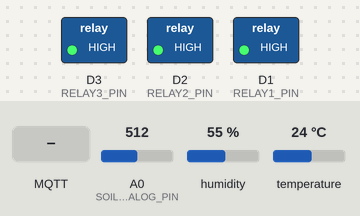
Bench run of a sketch on a simulated ESP8266 (NodeMCU). Parts: switched loads named in the sketch (green lamp = pin HIGH). Inputs (shaded band) come from the test bench; at power-on: A0 (SOIL_ANALOG_PIN) = 512, humidity 55 %, temperature 24 °C. WiFi joins after 1.5 s; servers stay silent unless stated; no MQTT or app messages arrive unless stated; pins used as bus, display or sensor lines are not drawn; what the sketch prints to the serial monitor is not drawn.

Above: at 2.7 s.
2.8 s: A0 (SOIL_ANALOG_PIN) set to 583
11.6 s: A0 (SOIL_ANALOG_PIN) set to 618
At 20.7 s:
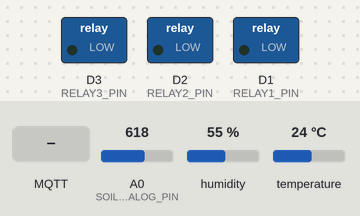
25.6 s: MQTT message "stop" arrives on the first subscribed topic
36.6 s: MQTT message "irrigate" arrives on the first subscribed topic
41.6 s: A0 (SOIL_ANALOG_PIN) set to 590
46.6 s: A0 (SOIL_ANALOG_PIN) set to 610
At 55.7 s:
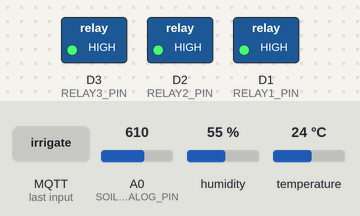
Timing chart, 0 to 61.6 s (numbered marks = the images above; inputs shaded):
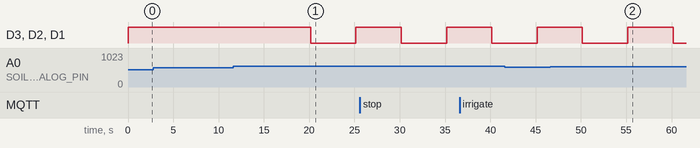

Measured:
- the behaviour switches between 600 and 601 on A0 (SOIL_ANALOG_PIN) (found by bisection; images 0 and 1)
- after the input at 2.8 s, every drawn part: stays the same
- after the input at 11.6 s, D3 (RELAY3_PIN), D2 (RELAY2_PIN), D1 (RELAY1_PIN): HIGH → LOW after 8.6 s, → HIGH 5.0 s later
- after the input at 46.6 s, D3 (RELAY3_PIN), D2 (RELAY2_PIN), D1 (RELAY1_PIN): HIGH → LOW after 3.6 s, → HIGH 5.0 s later, → LOW 5.0 s later

The sketch:

greenhouse_firmware.ino
```cpp
/*
  ==========================================================
  Smart Greenhouse Firmware - Phase 2 (Hardware Test)
  ==========================================================

  This code:
  - Reads a DHT22 and three soil moisture sensors
  - Sends a JSON message to MQTT every 10 seconds (READ_INTERVAL_MS)
  - Receives manual irrigation commands through MQTT (subscribe)
  - Includes a simple temporary irrigation strategy (hardcoded for now, moved to backend later)

  Required libraries (install through Arduino IDE Library Manager):
  - ESP8266WiFi      (included with the ESP8266 board package)
  - PubSubClient      (by Nick O'Leary)
  - DHT sensor library (by Adafruit) + Adafruit Unified Sensor (its dependency)
  - ArduinoJson      (by Benoit Blanchon) - version 6.x or 7.x

  Arduino IDE settings for this board:
  - Board: "NodeMCU 1.0 (ESP-12E Module)"
  - Upload Speed: 115200
  - CPU Frequency: 80 MHz
  - Flash Size: 4MB (the default is usually enough)
  - Serial monitor baud rate: 115200 (must match the Serial.begin value below)
*/

#include <ESP8266WiFi.h>
#include <PubSubClient.h>
#include <DHT.h>
#include <ArduinoJson.h>

// Wifi and MQTT settings
const char* WIFI_SSID = "KaftarKakolBesarWIFI";
const char* WIFI_PASSWORD = "1ka38aliw4.eyni";
const char* MQTT_SERVER = "192.168.1.3";  // IP address of the computer running Mosquitto
const int MQTT_PORT = 1883;
const char* MQTT_TOPIC_PUBLISH = "plant/data";
const char* MQTT_TOPIC_SUBSCRIBE = "plant/command";
const char* NODE_NAME = "greenhouse_1";

// Hardware pins
#define DHT_PIN D4
#define DHT_TYPE DHT22

#define SOIL1_VCC_PIN D5
#define SOIL2_VCC_PIN D6
#define SOIL3_VCC_PIN D7
#define SOIL_ANALOG_PIN A0

#define RELAY1_PIN D1  // Plant 1 pump
#define RELAY2_PIN D2  // Plant 2 pump
#define RELAY3_PIN D3  // Plant 3 pump

// HIGH/LOW throughout the code, we define these constants so the meaning stays clear.
#define RELAY_ON LOW
#define RELAY_OFF HIGH

// timing
// Using a constant makes it easy to change to 60000 (one minute) later
const unsigned long READ_INTERVAL_MS = 10000;

// Temporary irrigation thresholds (simple and hardcoded for now, moved to backend later) ----------
// Note: these are raw ADC values, not percentages, because real calibration lives in the backend
const int SOIL_DRY_THRESHOLD = 600;  // If the raw value is above this, the soil is very dry
const unsigned long PUMP_ON_DURATION_MS = 5000;  // How long the pump stays on during each automatic watering cycle


DHT dht(DHT_PIN, DHT_TYPE);
WiFiClient espClient;
PubSubClient mqttClient(espClient);

unsigned long lastReadTime = 0;

// Independent pump control (when each pump should turn off, if it is on)
unsigned long pumpOffTime[3] = {0, 0, 0};
const int relayPins[3] = {RELAY1_PIN, RELAY2_PIN, RELAY3_PIN};


// Connect to Wi-Fi
void connectWiFi() {
  Serial.print("Connecting to WiFi");
  WiFi.begin(WIFI_SSID, WIFI_PASSWORD);
  while (WiFi.status() != WL_CONNECTED) {
    delay(500);
    Serial.print(".");
  }
  Serial.println();
  Serial.print("WiFi connected, IP address: ");
  Serial.println(WiFi.localIP());
}


// Read one soil moisture sensor in the correct order:
// 1. Turn on that sensor's VCC
// 2. Wait briefly for the sensor to stabilize
// 3. Read the analog value
// 4. Turn off VCC so the next sensor can be read without interference
int readSoilSensor(int vccPin) {
  digitalWrite(vccPin, HIGH);
  delay(50);  // زمان لازم برای پایدار شدن خروجی سنسور بعد از روشن شدن
  int rawValue = analogRead(SOIL_ANALOG_PIN);
  digitalWrite(vccPin, LOW);
  return rawValue;
}


// Independent pump control - turn on for a fixed duration
void turnOnPump(int pumpIndex) {
  if (pumpIndex < 0 || pumpIndex > 2) return;
  digitalWrite(relayPins[pumpIndex], RELAY_ON);
  pumpOffTime[pumpIndex] = millis() + PUMP_ON_DURATION_MS;
  Serial.print("Pump ");
  Serial.print(pumpIndex + 1);
  Serial.println(" turned ON");
}

void turnOffPump(int pumpIndex) {
  if (pumpIndex < 0 || pumpIndex > 2) return;
  digitalWrite(relayPins[pumpIndex], RELAY_OFF);
  pumpOffTime[pumpIndex] = 0;
  Serial.print("Pump ");
  Serial.print(pumpIndex + 1);
  Serial.println(" turned OFF");
}

// This function should be called on every loop cycle so pumps whose
// runtime has expired are turned off without using a long delay
void checkPumpTimers() {
  unsigned long now = millis();
  for (int i = 0; i < 3; i++) {
    if (pumpOffTime[i] != 0 && now >= pumpOffTime[i]) {
      turnOffPump(i);
    }
  }
}


// Temporary automatic irrigation logic (simple, hardcoded)
// TODO: this logic should later move to the backend (per the phase 1 decision)
void checkAutoIrrigation(int soilRaw, int pumpIndex) {
  // If the raw value is above the threshold, the soil is dry
  // (capacitive moisture sensor raw signals usually increase as the soil gets drier)
  if (soilRaw > SOIL_DRY_THRESHOLD && pumpOffTime[pumpIndex] == 0) {
    turnOnPump(pumpIndex);
  }
}


// Build and publish a JSON message with data for all three plants
void publishSensorData(int soil1, int soil2, int soil3, float temp, float humidity) {
  StaticJsonDocument<256> doc;

  doc["node"] = NODE_NAME;

  JsonArray readings = doc.createNestedArray("readings");

  JsonObject r1 = readings.createNestedObject();
  r1["plant_id"] = 1;
  r1["soil_raw"] = soil1;

  JsonObject r2 = readings.createNestedObject();
  r2["plant_id"] = 2;
  r2["soil_raw"] = soil2;

  JsonObject r3 = readings.createNestedObject();
  r3["plant_id"] = 3;
  r3["soil_raw"] = soil3;

  doc["air_temp"] = temp;
  doc["air_humidity"] = humidity;

  char buffer[256];
  size_t len = serializeJson(doc, buffer);

  Serial.print("Publishing: ");
  Serial.println(buffer);

  mqttClient.publish(MQTT_TOPIC_PUBLISH, buffer, len);
}


// Callback - invoked when a message is received on the subscribed topic
// Temporary command message format for testing: {"plant_id": 1, "action": "irrigate"}
void mqttCallback(char* topic, byte* payload, unsigned int length) {
  Serial.print("Message received on topic: ");
  Serial.println(topic);

  // The payload is a byte array without a null terminator, so convert it to a string
  char message[256];
  if (length >= sizeof(message)) length = sizeof(message) - 1;
  memcpy(message, payload, length);
  message[length] = '\0';

  Serial.print("Payload: ");
  Serial.println(message);

  StaticJsonDocument<128> doc;
  DeserializationError error = deserializeJson(doc, message);
  if (error) {
    Serial.print("JSON parse failed: ");
    Serial.println(error.c_str());
    return;
  }

  int plantId = doc["plant_id"];
  const char* action = doc["action"];

  if (plantId < 1 || plantId > 3) {
    Serial.println("Invalid plant_id, ignoring command");
    return;
  }

  int pumpIndex = plantId - 1;  // plant_id 1..3 -> index 0..2

  if (strcmp(action, "irrigate") == 0) {
    turnOnPump(pumpIndex);
  } else if (strcmp(action, "stop") == 0) {
    turnOffPump(pumpIndex);
  }
}


// Connect to the MQTT broker, or reconnect if needed
void connectMQTT() {
  while (!mqttClient.connected()) {
    Serial.print("Connecting to MQTT broker...");
    // clientId must be unique, so we use the node name
    if (mqttClient.connect(NODE_NAME)) {
      Serial.println("connected");
      mqttClient.subscribe(MQTT_TOPIC_SUBSCRIBE);
      Serial.print("Subscribed to: ");
      Serial.println(MQTT_TOPIC_SUBSCRIBE);
    } else {
      Serial.print("failed, rc=");
      Serial.print(mqttClient.state());
      Serial.println(" retrying in 2 seconds");
      delay(2000);
    }
  }
}


// Setup
void setup() {
  Serial.begin(115200);

  pinMode(SOIL1_VCC_PIN, OUTPUT);
  pinMode(SOIL2_VCC_PIN, OUTPUT);
  pinMode(SOIL3_VCC_PIN, OUTPUT);
  digitalWrite(SOIL1_VCC_PIN, LOW);
  digitalWrite(SOIL2_VCC_PIN, LOW);
  digitalWrite(SOIL3_VCC_PIN, LOW);

  pinMode(RELAY1_PIN, OUTPUT);
  pinMode(RELAY2_PIN, OUTPUT);
  pinMode(RELAY3_PIN, OUTPUT);
  digitalWrite(RELAY1_PIN, RELAY_OFF);
  digitalWrite(RELAY2_PIN, RELAY_OFF);
  digitalWrite(RELAY3_PIN, RELAY_OFF);

  dht.begin();

  connectWiFi();

  mqttClient.setServer(MQTT_SERVER, MQTT_PORT);
  mqttClient.setCallback(mqttCallback);
  // The default 256-byte buffer is enough for our message, but we set it explicitly
  // so there is room if more fields are added later
  mqttClient.setBufferSize(384);
}


// Loop
void loop() {
  if (WiFi.status() != WL_CONNECTED) {
    connectWiFi();
  }

  if (!mqttClient.connected()) {
    connectMQTT();
  }
  mqttClient.loop();  // Must be called every cycle so incoming messages are processed

  checkPumpTimers();  // Turn off pumps whose time has expired

  unsigned long now = millis();
  if (now - lastReadTime >= READ_INTERVAL_MS) {
    lastReadTime = now;

    int soil1 = readSoilSensor(SOIL1_VCC_PIN);
    int soil2 = readSoilSensor(SOIL2_VCC_PIN);
    int soil3 = readSoilSensor(SOIL3_VCC_PIN);

    float temp = dht.readTemperature();
    float humidity = dht.readHumidity();

    if (isnan(temp) || isnan(humidity)) {
      Serial.println("Failed to read from DHT22 sensor!");
    } else {
      publishSensorData(soil1, soil2, soil3, temp, humidity);
    }

    // Temporary automatic irrigation logic for all three plants
    checkAutoIrrigation(soil1, 0);
    checkAutoIrrigation(soil2, 1);
    checkAutoIrrigation(soil3, 2);
  }
}
```
